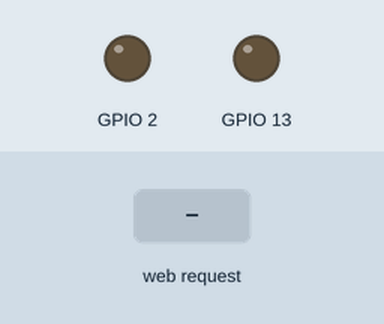
Simulated run of this sketch. Board: ESP8266 (NodeMCU). Shown: output pins drawn as LEDs (lit = HIGH). Inputs (shaded band) come from the test bench. WiFi joins after 1.5 s; servers stay silent unless stated; what the sketch prints to the serial monitor is not drawn.

Above: at 2.7 s.
2.8 s: HTTP request GET /chplus received
At 3.9 s:
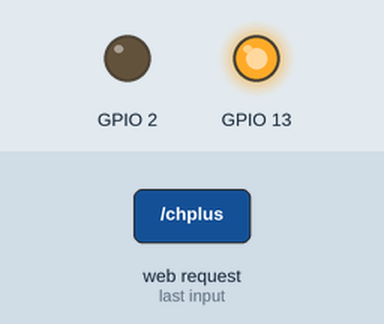
5.8 s: HTTP request GET /chminus received
At 6.2 s:
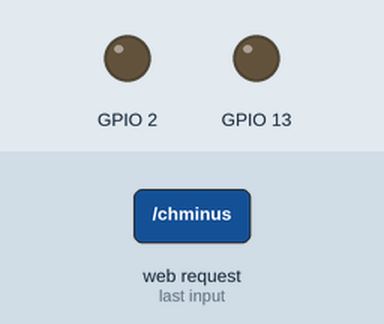
Timing chart, 0 to 8.8 s (numbered marks = the images above; inputs shaded):
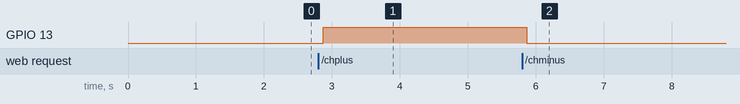

Measured:
- after the input at 2.8 s, GPIO 13: LOW → HIGH after 0.07 s
- after the input at 5.8 s, GPIO 13: HIGH → LOW after 0.07 s

The sketch:

iot.ino
```cpp
#include <FS.h>                                               // This needs to be first, or it all crashes and burns

  #include <IRremoteESP8266.h>
  #include <IRsend.h>
  #include <IRrecv.h>
  #include <IRutils.h>
  #include <ESP8266WiFi.h>
  #include <WiFiManager.h>                                      // https://github.com/tzapu/WiFiManager WiFi Configuration Magic
  #include <ESP8266mDNS.h>                                      // Useful to access to ESP by hostname.local

  #include <ArduinoJson.h>
  #include <ESP8266WebServer.h>
  #include <ESP8266HTTPClient.h>

  #include <Ticker.h>                                           // For LED status
  #include <NTPClient.h>


IRrecv irrecv(12);
decode_results results;
IRsend irsend(2);
 WiFiServer server(80);

String readString;

void setup() {
  Serial.begin(115200);
  irsend.begin();
  pinMode(LED_BUILTIN, OUTPUT);     // Initialize the LED_BUILTIN pin as an output
  pinMode(13, OUTPUT);
  irrecv.enableIRIn();
  WiFi.begin("MacbookAir11", "password");

  while (WiFi.status() != WL_CONNECTED) {
    delay(500);
    Serial.print(".");
  }
  Serial.println("");
  Serial.println("WiFi connected");

  // Start the server
  server.begin();
  Serial.println("Server started");

  Serial.print("Use this URL to connect: ");
  Serial.print("http://");
  Serial.print(WiFi.localIP());
  Serial.println("/");
  Serial.println("connected...yeey :)");
}

void loop(){
  // Create a client connection
  WiFiClient client = server.available();
  if (client) {
    while (client.connected()) {
      if (client.available()) {
        char c = client.read();

        //read char by char HTTP request
        if (readString.length() < 100) {

          //store characters to string
          readString += c;
          //Serial.print(c);
        }

        //if HTTP request has ended
        if (c == '\n') {

          ///////////////
          Serial.println(readString); //print to serial monitor for debuging

          client.println("HTTP/1.1 200 OK"); //send new page
          client.println("Content-Type: text/html");
          client.println();

          client.println("<HTML>");
          client.println("<HEAD>");
          client.println("<TITLE>Arduino GET test page</TITLE>");
          client.println("</HEAD>");
          client.println("<BODY>");

          client.println("<H1>Simple Arduino button</H1>");

          client.println("<a href=\"/?on\">ON</a>");
          client.println("<a href=\"/?off\">OFF</a>");

          client.println("</BODY>");
          client.println("</HTML>");

          delay(1);
          //stopping client
          client.stop();

          ///////////////////// control arduino pin
          if(readString.indexOf("chplus") != -1)//checks for on
          {
            ///Serial.println(readString.indexOf("chplus") + "chplus number");
            Serial.println(readString.indexOf("plus"));
            irsend.sendNEC(0x56874159, 32);
            digitalWrite(13, HIGH);    // set pin 5 high //LED
            Serial.println("Led On");

          }
          if(readString.indexOf("chminus") != -1)//checks for off
          {
            ///Serial.println(readString.indexOf("chminus") + "chminus number");
            Serial.println(readString.indexOf("minus"));
            irsend.sendNEC(0x15467823, 32);
            digitalWrite(13, LOW);    // set pin 5 low //LED
            Serial.println("Led Off");
          }
          //clearing string for next read
          if(readString.indexOf("power") != -1)//checks for off
          {
            ///Serial.println(readString.indexOf("chminus") + "chminus number");
            Serial.println(readString.indexOf("power"));
            irsend.sendSAMSUNG(0xE0E040BF, 32);

            Serial.println("TV On/Off");
          }
          readString="";

        }


      }


    }
  }

  if (irrecv.decode(&results)) {
        if (results.decode_type == NEC) {
      Serial.print("NEC: ");
    } else if (results.decode_type == SONY) {
      Serial.print("SONY: ");
    } else if (results.decode_type == RC5) {
      Serial.print("RC5: ");
    } else if (results.decode_type == RC6) {
      Serial.print("RC6: ");
    } else if (results.decode_type == UNKNOWN) {
      Serial.print("UNKNOWN: ");
    }
    serialPrintUint64(results.value, HEX);
        Serial.println("");
    irrecv.resume(); // Receive the next value
        }


}

/*  void loop() {
    WiFiClient client = server.available();
  if (!client) {
    return;
  }

  Serial.println("new client");
  while(!client.available()){
    delay(1);
  }

  // Read the first line of the request
  String request = client.readStringUntil('\r');
  Serial.println(request);
  client.flush();


  digitalWrite(LED_BUILTIN, LOW);   // Turn the LED on (Note that LOW is the voltage level
                                    // but actually the LED is on; this is because
                                    // it is acive low on the ESP-01)
  delay(1000);                      // Wait for a second

  irsend.sendNEC(0x34895725, 32);
  Serial.println("yoooo...yeey :)");

  digitalWrite(LED_BUILTIN, HIGH);  // Turn the LED off by making the voltage HIGH
  delay(2000);                      // Wait for two seconds (to demonstrate the active low LED)
}*/
```
